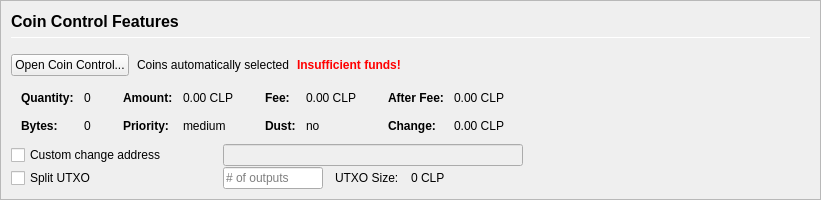
         <widget class="QFrame" name="frameCoinControl">
          <property name="sizePolicy">
           <sizepolicy hsizetype="Expanding" vsizetype="Expanding">
            <horstretch>0</horstretch>
            <verstretch>0</verstretch>
           </sizepolicy>
          </property>
          <property name="maximumSize">
           <size>
            <width>16777215</width>
            <height>16777215</height>
           </size>
          </property>
          <property name="frameShape">
           <enum>QFrame::StyledPanel</enum>
          </property>
          <property name="frameShadow">
           <enum>QFrame::Sunken</enum>
          </property>
          <layout class="QVBoxLayout" name="verticalLayoutCoinControl2">
           <property name="spacing">
            <number>0</number>
           </property>
           <property name="leftMargin">
            <number>0</number>
           </property>
           <property name="topMargin">
            <number>0</number>
           </property>
           <property name="rightMargin">
            <number>0</number>
           </property>
           <property name="bottomMargin">
            <number>0</number>
           </property>
           <item>
            <widget class="QFrame" name="frameCoinControl_BG">
             <layout class="QVBoxLayout" name="verticalLayoutCoinControl" stretch="0,0,0,0,0,0">
              <property name="spacing">
               <number>1</number>
              </property>
              <property name="leftMargin">
               <number>10</number>
              </property>
              <property name="topMargin">
               <number>10</number>
              </property>
              <item>
               <layout class="QHBoxLayout" name="horizontalLayoutCoinControl1">
                <property name="bottomMargin">
                 <number>15</number>
                </property>
                <item>
                 <layout class="QVBoxLayout" name="verticalLayout_3">
                  <property name="spacing">
                   <number>6</number>
                  </property>
                  <item>
                   <widget class="QLabel" name="labelCoinControlFeatures">
                    <property name="sizePolicy">
                     <sizepolicy hsizetype="Preferred" vsizetype="Maximum">
                      <horstretch>0</horstretch>
                      <verstretch>0</verstretch>
                     </sizepolicy>
                    </property>
                    <property name="minimumSize">
                     <size>
                      <width>0</width>
                      <height>20</height>
                     </size>
                    </property>
                    <property name="font">
                     <font>
                      <pointsize>12</pointsize>
                      <weight>75</weight>
                      <bold>true</bold>
                     </font>
                    </property>
                    <property name="styleSheet">
                     <string notr="true">font-weight:bold;</string>
                    </property>
                    <property name="text">
                     <string>Coin Control Features</string>
                    </property>
                   </widget>
                  </item>
                  <item>
                   <widget class="Line" name="line">
                    <property name="minimumSize">
                     <size>
                      <width>0</width>
                      <height>1</height>
                     </size>
                    </property>
                    <property name="maximumSize">
                     <size>
                      <width>16777215</width>
                      <height>1</height>
                     </size>
                    </property>
                    <property name="orientation">
                     <enum>Qt::Horizontal</enum>
                    </property>
                   </widget>
                  </item>
                 </layout>
                </item>
               </layout>
              </item>
              <item>
               <layout class="QHBoxLayout" name="horizontalLayoutCoinControl2" stretch="0,0,0,0">
                <property name="spacing">
                 <number>8</number>
                </property>
                <property name="bottomMargin">
                 <number>10</number>
                </property>
                <item>
                 <widget class="QPushButton" name="pushButtonCoinControl">
                  <property name="styleSheet">
                   <string notr="true"/>
                  </property>
                  <property name="text">
                   <string>Open Coin Control...</string>
                  </property>
                  <property name="autoDefault">
                   <bool>false</bool>
                  </property>
                 </widget>
                </item>
                <item>
                 <widget class="QLabel" name="labelCoinControlAutomaticallySelected">
                  <property name="text">
                   <string>Coins automatically selected</string>
                  </property>
                  <property name="margin">
                   <number>5</number>
                  </property>
                 </widget>
                </item>
                <item>
                 <widget class="QLabel" name="labelCoinControlInsuffFunds">
                  <property name="font">
                   <font>
                    <weight>75</weight>
                    <bold>true</bold>
                   </font>
                  </property>
                  <property name="styleSheet">
                   <string notr="true">color:red;font-weight:bold;</string>
                  </property>
                  <property name="text">
                   <string>Insufficient funds!</string>
                  </property>
                  <property name="margin">
                   <number>5</number>
                  </property>
                 </widget>
                </item>
                <item>
                 <spacer name="horizontalSpacerCoinControl">
                  <property name="orientation">
                   <enum>Qt::Horizontal</enum>
                  </property>
                  <property name="sizeHint" stdset="0">
                   <size>
                    <width>40</width>
                    <height>1</height>
                   </size>
                  </property>
                 </spacer>
                </item>
               </layout>
              </item>
              <item>
               <widget class="QWidget" name="widgetCoinControl" native="true">
                <property name="sizePolicy">
                 <sizepolicy hsizetype="Preferred" vsizetype="Preferred">
                  <horstretch>0</horstretch>
                  <verstretch>0</verstretch>
                 </sizepolicy>
                </property>
                <property name="minimumSize">
                 <size>
                  <width>0</width>
                  <height>0</height>
                 </size>
                </property>
                <property name="styleSheet">
                 <string notr="true"/>
                </property>
                <layout class="QHBoxLayout" name="horizontalLayoutCoinControl5">
                 <property name="leftMargin">
                  <number>0</number>
                 </property>
                 <property name="topMargin">
                  <number>0</number>
                 </property>
                 <property name="rightMargin">
                  <number>0</number>
                 </property>
                 <property name="bottomMargin">
                  <number>0</number>
                 </property>
                 <item>
                  <layout class="QHBoxLayout" name="horizontalLayoutCoinControl3" stretch="0,0,0,1">
                   <property name="spacing">
                    <number>20</number>
                   </property>
                   <property name="topMargin">
                    <number>0</number>
                   </property>
                   <property name="bottomMargin">
                    <number>10</number>
                   </property>
                   <item>
                    <layout class="QFormLayout" name="formLayoutCoinControl1">
                     <property name="horizontalSpacing">
                      <number>10</number>
                     </property>
                     <property name="verticalSpacing">
                      <number>14</number>
                     </property>
                     <property name="leftMargin">
                      <number>10</number>
                     </property>
                     <property name="topMargin">
                      <number>4</number>
                     </property>
                     <property name="rightMargin">
                      <number>6</number>
                     </property>
                     <item row="0" column="0">
                      <widget class="QLabel" name="labelCoinControlQuantityText">
                       <property name="font">
                        <font>
                         <weight>75</weight>
                         <bold>true</bold>
                        </font>
                       </property>
                       <property name="text">
                        <string>Quantity:</string>
                       </property>
                       <property name="margin">
                        <number>0</number>
                       </property>
                      </widget>
                     </item>
                     <item row="0" column="1">
                      <widget class="QLabel" name="labelCoinControlQuantity">
                       <property name="cursor">
                        <cursorShape>IBeamCursor</cursorShape>
                       </property>
                       <property name="contextMenuPolicy">
                        <enum>Qt::ActionsContextMenu</enum>
                       </property>
                       <property name="text">
                        <string notr="true">0</string>
                       </property>
                       <property name="margin">
                        <number>0</number>
                       </property>
                       <property name="textInteractionFlags">
                        <set>Qt::LinksAccessibleByMouse|Qt::TextSelectableByKeyboard|Qt::TextSelectableByMouse</set>
                       </property>
                      </widget>
                     </item>
                     <item row="1" column="0">
                      <widget class="QLabel" name="labelCoinControlBytesText">
                       <property name="font">
                        <font>
                         <weight>75</weight>
                         <bold>true</bold>
                        </font>
                       </property>
                       <property name="text">
                        <string>Bytes:</string>
                       </property>
                      </widget>
                     </item>
                     <item row="1" column="1">
                      <widget class="QLabel" name="labelCoinControlBytes">
                       <property name="cursor">
                        <cursorShape>IBeamCursor</cursorShape>
                       </property>
                       <property name="contextMenuPolicy">
                        <enum>Qt::ActionsContextMenu</enum>
                       </property>
                       <property name="text">
                        <string notr="true">0</string>
                       </property>
                       <property name="textInteractionFlags">
                        <set>Qt::LinksAccessibleByMouse|Qt::TextSelectableByKeyboard|Qt::TextSelectableByMouse</set>
                       </property>
                      </widget>
                     </item>
                    </layout>
                   </item>
                   <item>
                    <layout class="QFormLayout" name="formLayoutCoinControl2">
                     <property name="horizontalSpacing">
                      <number>10</number>
                     </property>
                     <property name="verticalSpacing">
                      <number>14</number>
                     </property>
                     <property name="leftMargin">
                      <number>6</number>
                     </property>
                     <property name="topMargin">
                      <number>4</number>
                     </property>
                     <property name="rightMargin">
                      <number>6</number>
                     </property>
                     <item row="0" column="0">
                      <widget class="QLabel" name="labelCoinControlAmountText">
                       <property name="font">
                        <font>
                         <weight>75</weight>
                         <bold>true</bold>
                        </font>
                       </property>
                       <property name="text">
                        <string>Amount:</string>
                       </property>
                       <property name="margin">
                        <number>0</number>
                       </property>
                      </widget>
                     </item>
                     <item row="0" column="1">
                      <widget class="QLabel" name="labelCoinControlAmount">
                       <property name="cursor">
                        <cursorShape>IBeamCursor</cursorShape>
                       </property>
                       <property name="contextMenuPolicy">
                        <enum>Qt::ActionsContextMenu</enum>
                       </property>
                       <property name="text">
                        <string notr="true">0.00 CLP</string>
                       </property>
                       <property name="textInteractionFlags">
                        <set>Qt::LinksAccessibleByMouse|Qt::TextSelectableByKeyboard|Qt::TextSelectableByMouse</set>
                       </property>
                      </widget>
                     </item>
                     <item row="1" column="0">
                      <widget class="QLabel" name="labelCoinControlPriorityText">
                       <property name="font">
                        <font>
                         <weight>75</weight>
                         <bold>true</bold>
                        </font>
                       </property>
                       <property name="text">
                        <string>Priority:</string>
                       </property>
                      </widget>
                     </item>
                     <item row="1" column="1">
                      <widget class="QLabel" name="labelCoinControlPriority">
                       <property name="cursor">
                        <cursorShape>IBeamCursor</cursorShape>
                       </property>
                       <property name="contextMenuPolicy">
                        <enum>Qt::ActionsContextMenu</enum>
                       </property>
                       <property name="text">
                        <string>medium</string>
                       </property>
                       <property name="textInteractionFlags">
                        <set>Qt::LinksAccessibleByMouse|Qt::TextSelectableByKeyboard|Qt::TextSelectableByMouse</set>
                       </property>
                      </widget>
                     </item>
                    </layout>
                   </item>
                   <item>
                    <layout class="QFormLayout" name="formLayoutCoinControl3">
                     <property name="horizontalSpacing">
                      <number>10</number>
                     </property>
                     <property name="verticalSpacing">
                      <number>14</number>
                     </property>
                     <property name="leftMargin">
                      <number>6</number>
                     </property>
                     <property name="topMargin">
                      <number>4</number>
                     </property>
                     <property name="rightMargin">
                      <number>6</number>
                     </property>
                     <item row="0" column="0">
                      <widget class="QLabel" name="labelCoinControlFeeText">
                       <property name="font">
                        <font>
                         <weight>75</weight>
                         <bold>true</bold>
                        </font>
                       </property>
                       <property name="text">
                        <string>Fee:</string>
                       </property>
                       <property name="margin">
                        <number>0</number>
                       </property>
                      </widget>
                     </item>
                     <item row="0" column="1">
                      <widget class="QLabel" name="labelCoinControlFee">
                       <property name="cursor">
                        <cursorShape>IBeamCursor</cursorShape>
                       </property>
                       <property name="contextMenuPolicy">
                        <enum>Qt::ActionsContextMenu</enum>
                       </property>
                       <property name="text">
                        <string notr="true">0.00 CLP</string>
                       </property>
                       <property name="textInteractionFlags">
                        <set>Qt::LinksAccessibleByMouse|Qt::TextSelectableByKeyboard|Qt::TextSelectableByMouse</set>
                       </property>
                      </widget>
                     </item>
                     <item row="1" column="0">
                      <widget class="QLabel" name="labelCoinControlLowOutputText">
                       <property name="font">
                        <font>
                         <weight>75</weight>
                         <bold>true</bold>
                        </font>
                       </property>
                       <property name="text">
                        <string>Dust:</string>
                       </property>
                      </widget>
                     </item>
                     <item row="1" column="1">
                      <widget class="QLabel" name="labelCoinControlLowOutput">
                       <property name="cursor">
                        <cursorShape>IBeamCursor</cursorShape>
                       </property>
                       <property name="contextMenuPolicy">
                        <enum>Qt::ActionsContextMenu</enum>
                       </property>
                       <property name="text">
                        <string>no</string>
                       </property>
                       <property name="textInteractionFlags">
                        <set>Qt::LinksAccessibleByMouse|Qt::TextSelectableByKeyboard|Qt::TextSelectableByMouse</set>
                       </property>
                      </widget>
                     </item>
                    </layout>
                   </item>
                   <item>
                    <layout class="QFormLayout" name="formLayoutCoinControl4">
                     <property name="horizontalSpacing">
                      <number>10</number>
                     </property>
                     <property name="verticalSpacing">
                      <number>14</number>
                     </property>
                     <property name="leftMargin">
                      <number>6</number>
                     </property>
                     <property name="topMargin">
                      <number>4</number>
                     </property>
                     <property name="rightMargin">
                      <number>6</number>
                     </property>
                     <item row="0" column="0">
                      <widget class="QLabel" name="labelCoinControlAfterFeeText">
                       <property name="font">
                        <font>
                         <weight>75</weight>
                         <bold>true</bold>
                        </font>
                       </property>
                       <property name="text">
                        <string>After Fee:</string>
                       </property>
                       <property name="margin">
                        <number>0</number>
                       </property>
                      </widget>
                     </item>
                     <item row="0" column="1">
                      <widget class="QLabel" name="labelCoinControlAfterFee">
                       <property name="cursor">
                        <cursorShape>IBeamCursor</cursorShape>
                       </property>
                       <property name="contextMenuPolicy">
                        <enum>Qt::ActionsContextMenu</enum>
                       </property>
                       <property name="text">
                        <string notr="true">0.00 CLP</string>
                       </property>
                       <property name="textInteractionFlags">
                        <set>Qt::LinksAccessibleByMouse|Qt::TextSelectableByKeyboard|Qt::TextSelectableByMouse</set>
                       </property>
                      </widget>
                     </item>
                     <item row="1" column="0">
                      <widget class="QLabel" name="labelCoinControlChangeText">
                       <property name="font">
                        <font>
                         <weight>75</weight>
                         <bold>true</bold>
                        </font>
                       </property>
                       <property name="text">
                        <string>Change:</string>
                       </property>
                      </widget>
                     </item>
                     <item row="1" column="1">
                      <widget class="QLabel" name="labelCoinControlChange">
                       <property name="cursor">
                        <cursorShape>IBeamCursor</cursorShape>
                       </property>
                       <property name="contextMenuPolicy">
                        <enum>Qt::ActionsContextMenu</enum>
                       </property>
                       <property name="text">
                        <string notr="true">0.00 CLP</string>
                       </property>
                       <property name="textInteractionFlags">
                        <set>Qt::LinksAccessibleByMouse|Qt::TextSelectableByKeyboard|Qt::TextSelectableByMouse</set>
                       </property>
                      </widget>
                     </item>
                    </layout>
                   </item>
                  </layout>
                 </item>
                </layout>
               </widget>
              </item>
              <item>
               <layout class="QHBoxLayout" name="horizontalLayoutCoinControl4">
                <property name="spacing">
                 <number>12</number>
                </property>
                <property name="sizeConstraint">
                 <enum>QLayout::SetDefaultConstraint</enum>
                </property>
                <property name="topMargin">
                 <number>0</number>
                </property>
                <property name="rightMargin">
                 <number>0</number>
                </property>
                <item>
                 <widget class="QCheckBox" name="checkBoxCoinControlChange">
                  <property name="sizePolicy">
                   <sizepolicy hsizetype="Preferred" vsizetype="Preferred">
                    <horstretch>0</horstretch>
                    <verstretch>0</verstretch>
                   </sizepolicy>
                  </property>
                  <property name="minimumSize">
                   <size>
                    <width>200</width>
                    <height>0</height>
                   </size>
                  </property>
                  <property name="maximumSize">
                   <size>
                    <width>200</width>
                    <height>16777215</height>
                   </size>
                  </property>
                  <property name="toolTip">
                   <string>If this is activated, but the change address is empty or invalid, change will be sent to a newly generated address.</string>
                  </property>
                  <property name="text">
                   <string>Custom change address</string>
                  </property>
                 </widget>
                </item>
                <item>
                 <widget class="QValidatedLineEdit" name="lineEditCoinControlChange">
                  <property name="enabled">
                   <bool>false</bool>
                  </property>
                  <property name="sizePolicy">
                   <sizepolicy hsizetype="Preferred" vsizetype="Preferred">
                    <horstretch>0</horstretch>
                    <verstretch>0</verstretch>
                   </sizepolicy>
                  </property>
                  <property name="minimumSize">
                   <size>
                    <width>300</width>
                    <height>0</height>
                   </size>
                  </property>
                 </widget>
                </item>
                <item>
                 <widget class="QLabel" name="labelCoinControlChangeLabel">
                  <property name="sizePolicy">
                   <sizepolicy hsizetype="Preferred" vsizetype="Preferred">
                    <horstretch>0</horstretch>
                    <verstretch>0</verstretch>
                   </sizepolicy>
                  </property>
                  <property name="minimumSize">
                   <size>
                    <width>100</width>
                    <height>0</height>
                   </size>
                  </property>
                  <property name="text">
                   <string/>
                  </property>
                  <property name="margin">
                   <number>3</number>
                  </property>
                 </widget>
                </item>
               </layout>
              </item>
              <item>
               <layout class="QHBoxLayout" name="horizontalLayoutCoinControl6">
                <property name="spacing">
                 <number>12</number>
                </property>
                <property name="rightMargin">
                 <number>0</number>
                </property>
                <item>
                 <widget class="QCheckBox" name="splitBlockCheckBox">
                  <property name="sizePolicy">
                   <sizepolicy hsizetype="Preferred" vsizetype="Preferred">
                    <horstretch>0</horstretch>
                    <verstretch>0</verstretch>
                   </sizepolicy>
                  </property>
                  <property name="minimumSize">
                   <size>
                    <width>200</width>
                    <height>0</height>
                   </size>
                  </property>
                  <property name="maximumSize">
                   <size>
                    <width>200</width>
                    <height>16777215</height>
                   </size>
                  </property>
                  <property name="text">
                   <string>Split UTXO</string>
                  </property>
                 </widget>
                </item>
                <item>
                 <widget class="QLineEdit" name="splitBlockLineEdit">
                  <property name="sizePolicy">
                   <sizepolicy hsizetype="Preferred" vsizetype="Preferred">
                    <horstretch>50</horstretch>
                    <verstretch>0</verstretch>
                   </sizepolicy>
                  </property>
                  <property name="minimumSize">
                   <size>
                    <width>100</width>
                    <height>0</height>
                   </size>
                  </property>
                  <property name="maximumSize">
                   <size>
                    <width>100</width>
                    <height>16777215</height>
                   </size>
                  </property>
                  <property name="placeholderText">
                   <string># of outputs</string>
                  </property>
                 </widget>
                </item>
                <item>
                 <widget class="QLabel" name="labelBlockSizeText">
                  <property name="text">
                   <string>UTXO Size:</string>
                  </property>
                 </widget>
                </item>
                <item>
                 <widget class="QLabel" name="labelBlockSize">
                  <property name="text">
                   <string>0 CLP</string>
                  </property>
                 </widget>
                </item>
                <item>
                 <spacer name="horizontalSpacer_7">
                  <property name="orientation">
                   <enum>Qt::Horizontal</enum>
                  </property>
                  <property name="sizeHint" stdset="0">
                   <size>
                    <width>40</width>
                    <height>20</height>
                   </size>
                  </property>
                 </spacer>
                </item>
               </layout>
              </item>
              <item>
               <spacer name="verticalSpacerCoinControl">
                <property name="orientation">
                 <enum>Qt::Vertical</enum>
                </property>
                <property name="sizeHint" stdset="0">
                 <size>
                  <width>800</width>
                  <height>1</height>
                 </size>
                </property>
               </spacer>
              </item>
             </layout>
            </widget>
           </item>
          </layout>
         </widget>
